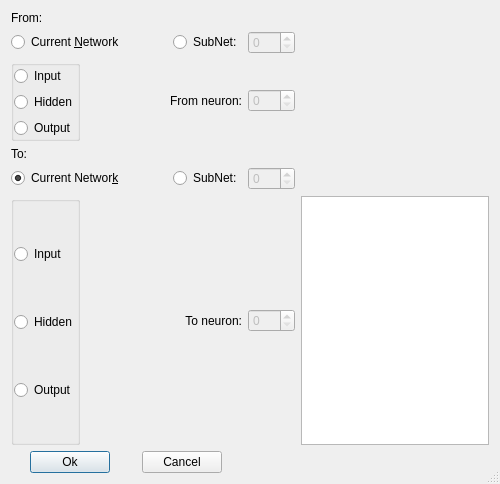
<?xml version="1.0" encoding="UTF-8"?>
<ui version="4.0">
 <class>selectSynapseNetDialog</class>
 <widget class="QDialog" name="selectSynapseNetDialog">
  <property name="geometry">
   <rect>
    <x>0</x>
    <y>0</y>
    <width>500</width>
    <height>484</height>
   </rect>
  </property>
  <property name="windowTitle">
   <string>select Synapse</string>
  </property>
  <property name="sizeGripEnabled">
   <bool>true</bool>
  </property>
  <layout class="QGridLayout" name="gridLayout">
   <item row="0" column="0">
    <widget class="QLabel" name="textLabel1">
     <property name="text">
      <string>From:</string>
     </property>
     <property name="wordWrap">
      <bool>false</bool>
     </property>
    </widget>
   </item>
   <item row="1" column="0">
    <widget class="QRadioButton" name="radioFromNetwork">
     <property name="text">
      <string>Current &amp;Network</string>
     </property>
     <property name="checked">
      <bool>false</bool>
     </property>
    </widget>
   </item>
   <item row="1" column="1">
    <spacer name="spacer1_2">
     <property name="orientation">
      <enum>Qt::Horizontal</enum>
     </property>
     <property name="sizeType">
      <enum>QSizePolicy::Expanding</enum>
     </property>
     <property name="sizeHint" stdset="0">
      <size>
       <width>105</width>
       <height>20</height>
      </size>
     </property>
    </spacer>
   </item>
   <item row="1" column="2">
    <widget class="QRadioButton" name="radioFromSubNet">
     <property name="text">
      <string>SubNet:</string>
     </property>
    </widget>
   </item>
   <item row="1" column="3">
    <widget class="QSpinBox" name="SpinBoxFromSubNet">
     <property name="enabled">
      <bool>false</bool>
     </property>
     <property name="minimum">
      <number>0</number>
     </property>
     <property name="maximum">
      <number>999</number>
     </property>
     <property name="value">
      <number>0</number>
     </property>
    </widget>
   </item>
   <item row="2" column="0" colspan="4">
    <layout class="QHBoxLayout">
     <property name="leftMargin">
      <number>0</number>
     </property>
     <property name="topMargin">
      <number>0</number>
     </property>
     <property name="rightMargin">
      <number>0</number>
     </property>
     <property name="bottomMargin">
      <number>0</number>
     </property>
     <item>
      <widget class="QGroupBox" name="groupBoxFrom">
       <layout class="QVBoxLayout">
        <property name="leftMargin">
         <number>0</number>
        </property>
        <property name="topMargin">
         <number>0</number>
        </property>
        <property name="rightMargin">
         <number>0</number>
        </property>
        <property name="bottomMargin">
         <number>0</number>
        </property>
        <item>
         <widget class="QRadioButton" name="radioFromInput">
          <property name="font">
           <font/>
          </property>
          <property name="text">
           <string>Input</string>
          </property>
         </widget>
        </item>
        <item>
         <widget class="QRadioButton" name="radioFromHidden">
          <property name="text">
           <string>Hidden</string>
          </property>
          <property name="checked">
           <bool>false</bool>
          </property>
         </widget>
        </item>
        <item>
         <widget class="QRadioButton" name="radioFromOutput">
          <property name="font">
           <font/>
          </property>
          <property name="text">
           <string>Output</string>
          </property>
         </widget>
        </item>
       </layout>
      </widget>
     </item>
     <item>
      <spacer name="spacer1">
       <property name="orientation">
        <enum>Qt::Horizontal</enum>
       </property>
       <property name="sizeType">
        <enum>QSizePolicy::Expanding</enum>
       </property>
       <property name="sizeHint" stdset="0">
        <size>
         <width>84</width>
         <height>20</height>
        </size>
       </property>
      </spacer>
     </item>
     <item>
      <widget class="QLabel" name="fromNeuronLabel">
       <property name="text">
        <string>From neuron:</string>
       </property>
       <property name="alignment">
        <set>Qt::AlignRight|Qt::AlignTrailing|Qt::AlignVCenter</set>
       </property>
       <property name="wordWrap">
        <bool>false</bool>
       </property>
      </widget>
     </item>
     <item>
      <widget class="QSpinBox" name="SpinBoxFrom">
       <property name="enabled">
        <bool>false</bool>
       </property>
       <property name="minimum">
        <number>0</number>
       </property>
       <property name="maximum">
        <number>999</number>
       </property>
       <property name="value">
        <number>0</number>
       </property>
      </widget>
     </item>
    </layout>
   </item>
   <item row="3" column="0">
    <widget class="QLabel" name="textLabel1_2">
     <property name="text">
      <string>To:</string>
     </property>
     <property name="wordWrap">
      <bool>false</bool>
     </property>
    </widget>
   </item>
   <item row="4" column="0">
    <widget class="QRadioButton" name="radioToNetwork">
     <property name="text">
      <string>Current Networ&amp;k</string>
     </property>
     <property name="checked">
      <bool>true</bool>
     </property>
    </widget>
   </item>
   <item row="4" column="1">
    <spacer name="spacer1_2_3">
     <property name="orientation">
      <enum>Qt::Horizontal</enum>
     </property>
     <property name="sizeType">
      <enum>QSizePolicy::Expanding</enum>
     </property>
     <property name="sizeHint" stdset="0">
      <size>
       <width>105</width>
       <height>20</height>
      </size>
     </property>
    </spacer>
   </item>
   <item row="4" column="2">
    <widget class="QRadioButton" name="radioToSubNet">
     <property name="text">
      <string>SubNet:</string>
     </property>
    </widget>
   </item>
   <item row="4" column="3">
    <widget class="QSpinBox" name="SpinBoxToSubNet">
     <property name="enabled">
      <bool>false</bool>
     </property>
     <property name="minimum">
      <number>0</number>
     </property>
     <property name="maximum">
      <number>999</number>
     </property>
     <property name="value">
      <number>0</number>
     </property>
    </widget>
   </item>
   <item row="5" column="0" colspan="4">
    <layout class="QHBoxLayout" name="horizontalLayout">
     <item>
      <widget class="QGroupBox" name="ButtonGroupTo">
       <layout class="QVBoxLayout">
        <property name="leftMargin">
         <number>0</number>
        </property>
        <property name="topMargin">
         <number>0</number>
        </property>
        <property name="rightMargin">
         <number>0</number>
        </property>
        <property name="bottomMargin">
         <number>0</number>
        </property>
        <item>
         <widget class="QRadioButton" name="radioToInput">
          <property name="text">
           <string>Input</string>
          </property>
         </widget>
        </item>
        <item>
         <widget class="QRadioButton" name="radioToHidden">
          <property name="text">
           <string>Hidden</string>
          </property>
          <property name="checked">
           <bool>false</bool>
          </property>
         </widget>
        </item>
        <item>
         <widget class="QRadioButton" name="radioToOutput">
          <property name="text">
           <string>Output</string>
          </property>
         </widget>
        </item>
       </layout>
      </widget>
     </item>
     <item>
      <spacer name="spacer1_2_2">
       <property name="orientation">
        <enum>Qt::Horizontal</enum>
       </property>
       <property name="sizeType">
        <enum>QSizePolicy::Expanding</enum>
       </property>
       <property name="sizeHint" stdset="0">
        <size>
         <width>70</width>
         <height>20</height>
        </size>
       </property>
      </spacer>
     </item>
     <item>
      <widget class="QLabel" name="toNeuronLabel">
       <property name="text">
        <string>To neuron:</string>
       </property>
       <property name="alignment">
        <set>Qt::AlignRight|Qt::AlignTrailing|Qt::AlignVCenter</set>
       </property>
       <property name="wordWrap">
        <bool>false</bool>
       </property>
      </widget>
     </item>
     <item>
      <widget class="QSpinBox" name="SpinBoxTo">
       <property name="enabled">
        <bool>false</bool>
       </property>
       <property name="minimum">
        <number>0</number>
       </property>
       <property name="maximum">
        <number>999</number>
       </property>
       <property name="value">
        <number>0</number>
       </property>
      </widget>
     </item>
    </layout>
   </item>
   <item row="5" column="4">
    <widget class="QListWidget" name="ListBoxTo"/>
   </item>
   <item row="6" column="0" colspan="3">
    <layout class="QHBoxLayout">
     <property name="spacing">
      <number>32</number>
     </property>
     <property name="leftMargin">
      <number>0</number>
     </property>
     <property name="topMargin">
      <number>0</number>
     </property>
     <property name="rightMargin">
      <number>0</number>
     </property>
     <property name="bottomMargin">
      <number>0</number>
     </property>
     <item>
      <spacer name="spacer1_2_2_2_2">
       <property name="orientation">
        <enum>Qt::Horizontal</enum>
       </property>
       <property name="sizeType">
        <enum>QSizePolicy::Expanding</enum>
       </property>
       <property name="sizeHint" stdset="0">
        <size>
         <width>40</width>
         <height>20</height>
        </size>
       </property>
      </spacer>
     </item>
     <item>
      <widget class="QPushButton" name="buttonEditNeuronOK">
       <property name="text">
        <string>Ok</string>
       </property>
      </widget>
     </item>
     <item>
      <widget class="QPushButton" name="buttonEditNeuronCancel">
       <property name="text">
        <string>Cancel</string>
       </property>
      </widget>
     </item>
     <item>
      <spacer name="spacer1_2_2_2_2_2">
       <property name="orientation">
        <enum>Qt::Horizontal</enum>
       </property>
       <property name="sizeType">
        <enum>QSizePolicy::Expanding</enum>
       </property>
       <property name="sizeHint" stdset="0">
        <size>
         <width>40</width>
         <height>20</height>
        </size>
       </property>
      </spacer>
     </item>
    </layout>
   </item>
  </layout>
 </widget>
 <layoutdefault spacing="6" margin="11"/>
 <tabstops>
  <tabstop>radioFromInput</tabstop>
  <tabstop>radioFromHidden</tabstop>
  <tabstop>radioFromOutput</tabstop>
  <tabstop>SpinBoxFrom</tabstop>
  <tabstop>radioToInput</tabstop>
  <tabstop>radioToHidden</tabstop>
  <tabstop>radioToOutput</tabstop>
  <tabstop>buttonEditNeuronOK</tabstop>
  <tabstop>buttonEditNeuronCancel</tabstop>
 </tabstops>
 <resources/>
 <connections/>
</ui>
